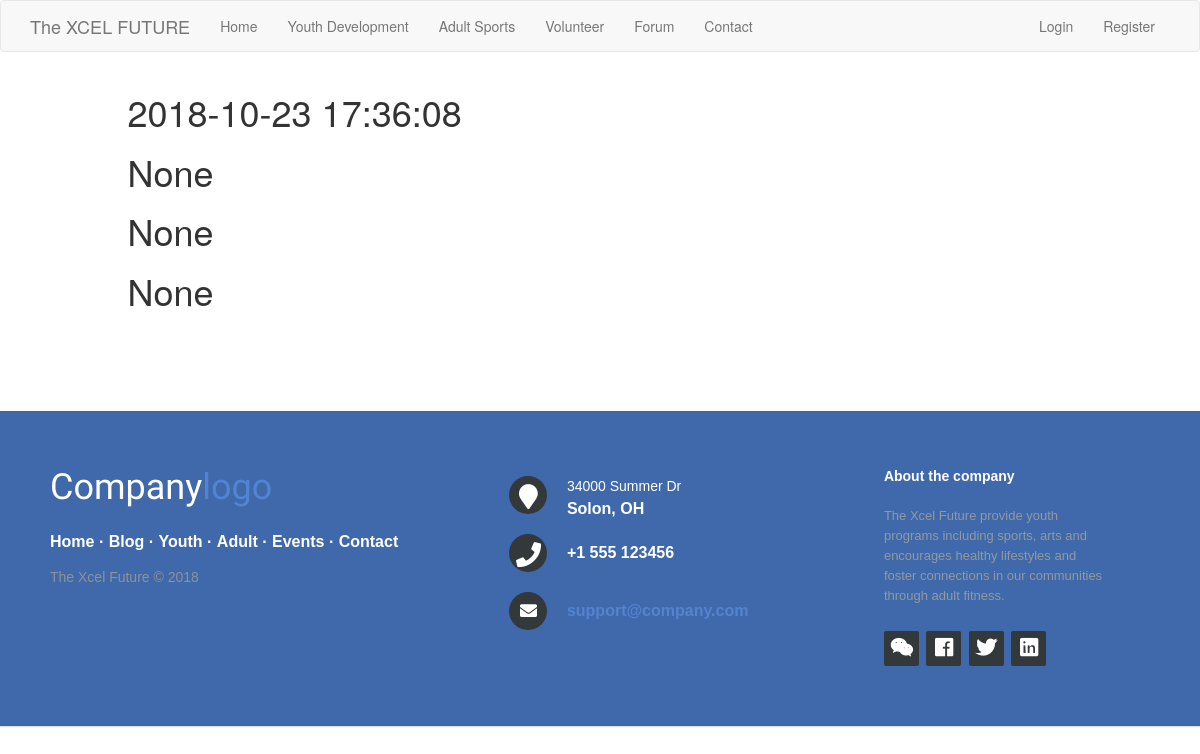
/leagues/2, run on the app's committed database.
### app/models.py (models this page shows, shortened)
class League(db.Model):
    id = db.Column(db.Integer, primary_key=True)
    name = db.Column(db.String(200))
    genre = db.Column(db.String(64))
    guy_num = db.Column(db.Integer)
    girl_num = db.Column(db.Integer)
    open_registration = db.Column(db.Date)
    start_date = db.Column(db.DateTime, index=True, default=datetime.now)
    end_date = db.Column(db.DateTime, index=True)
    time_1 = db.Column(db.DateTime)
    time_2 = db.Column(db.DateTime)
    how_long = db.Column(db.Integer)
    where = db.Column(db.String(200))
    limit = db.Column(db.Integer)
    team_num = db.Column(db.Integer)
    rule = db.Column(db.Text)
    teams = db.relationship('League_Team', back_populates='league')
    def registrable(self):
        if self.team_num is None:
            self.team_num = 0
        if self.limit is None:
            self.limit = 100000
            db.session.commit()
        return self.start_date >= datetime.now() and self.team_num < self.limit

### app/routes.py (the view)
@app.route('/leagues/<league>')
def league(league):
    league = League.query.filter_by(id=int(league)).first()
    registrable = league.registrable()
    return render_template('league_detail.html', title='league_detail', league=league, registrable=registrable)

### app/templates/league_detail.html (shortened to what this page needs)
{% extends "base.html" %}
{% block app_content %}
    <h1>{{ league.start_date }}</h1>
    <h1>{{ league.end_date }}</h1>
    <h1>{{ league.guy_num }}</h1>
    <h1>{{ league.girl_num }}</h1>
{% endblock %}

### data on the page
League: start_date "2018-10-23 17:36:08", end_date "None", guy_num "None", girl_num "None"

### other printed values
{{ 'Home' }} "Home"
{{ 'Youth Development' }} "Youth Development"
{{ 'Adult Sports' }} "Adult Sports"
{{ 'Volunteer' }} "Volunteer"
{{ 'Forum' }} "Forum"
{{ 'Contact' }} "Contact"
{{ 'Login' }} "Login"
{{ 'Register' }} "Register"
